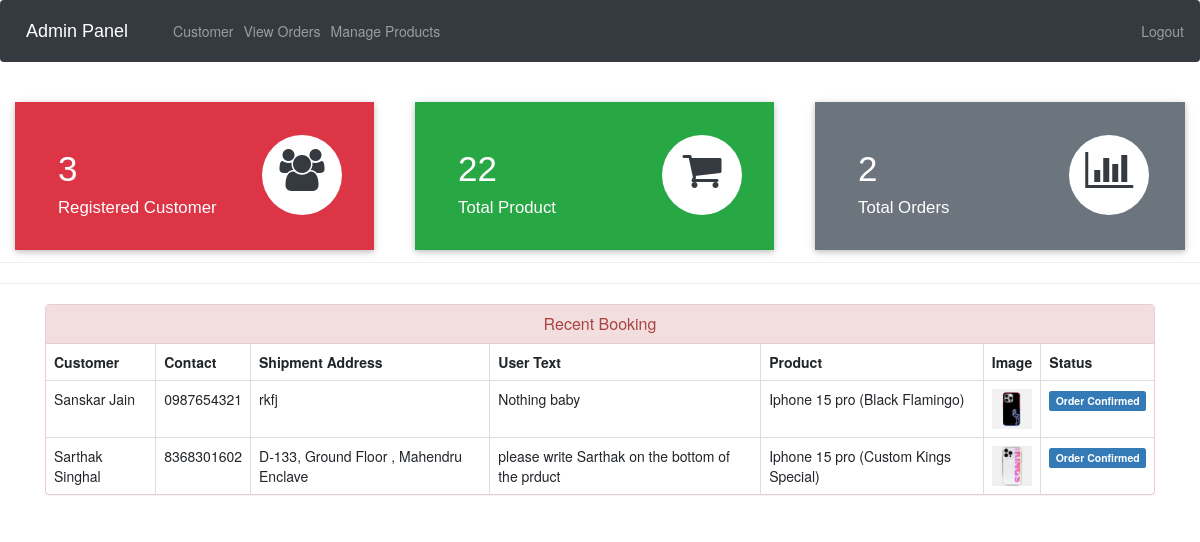
The app's page /admin-dashboard (signed in) with its own data.
### ecom/models.py (models this page shows, shortened)
class Customer(models.Model):
    user=models.OneToOneField(User,on_delete=models.CASCADE)
    profile_pic= models.ImageField(upload_to='profile_pic/CustomerProfilePic/',null=False,blank=True, default = "{% static 'profile_pic/CustomerProfilePic/blank.jpg' %}")
    address = models.CharField(max_length=40)
    Custom_text=models.CharField(max_length=50, null=False, default="Default Text")
    mobile = models.CharField(max_length=20,null=False)
    @property
    def get_name(self):
        return self.user.first_name+" "+self.user.last_name

class Orders(models.Model):
    STATUS =(
        ('Pending','Pending'),
        ('Order Confirmed','Order Confirmed'),
        ('Out for Delivery','Out for Delivery'),
        ('Delivered','Delivered'),
    )
    customer=models.ForeignKey('Customer', on_delete=models.CASCADE,null=True)
    product=models.ForeignKey('Product',on_delete=models.CASCADE,null=True)
    email = models.CharField(max_length=50,null=True)
    address = models.CharField(max_length=500,null=True)
    Custom_text=models.CharField(max_length=100, null=False, default="No customization required")
    mobile = models.CharField(max_length=20,null=True)
    order_date= models.DateField(auto_now_add=True,null=True)
    status=models.CharField(max_length=50,null=True,choices=STATUS)

class Product(models.Model):
    name=models.CharField(max_length=40)
    product_image= models.ImageField(upload_to='product_image/',null=True,blank=True)
    price = models.PositiveIntegerField()
    description=models.CharField(max_length=1000)

### ecom/views.py (the view)
# urls.py: path('admin-dashboard', views.admin_dashboard_view,name='admin-dashboard'),
@login_required(login_url='adminlogin')
def admin_dashboard_view(request):
    customercount=models.Customer.objects.all().count()
    productcount=models.Product.objects.all().count()
    ordercount=models.Orders.objects.all().count()
    orders=models.Orders.objects.all()
    ordered_products=[]
    ordered_bys=[]
    for order in orders:
        ordered_product=models.Product.objects.all().filter(id=order.product.id)
        ordered_by=models.Customer.objects.all().filter(id = order.customer.id)
        ordered_products.append(ordered_product)
        ordered_bys.append(ordered_by)
    mydict={
    'customercount':customercount,
    'productcount':productcount,
    'ordercount':ordercount,
    'data':zip(ordered_products,ordered_bys,orders),
    }
    return render(request,'ecom/admin_dashboard.html',context=mydict)

### templates/ecom/admin_dashboard.html
{% extends 'ecom/admin_base.html' %}
{% load static %}
{% block content %}
<br>
{%include 'ecom/admin_dashboard_cards.html'%}
<br><br><br><br><br>
<hr><hr>
<div class="container" >
    <div class="panel panel-danger" >
      <div class="panel-heading" style="text-align:center;">
        <h6 class="panel-title">Recent Booking</h6>
      </div>
      <table class="table table-hover table-bordered" id="dev-table">
        <thead>
          <tr>
            <th>Customer</th>
            <th>Contact</th>
            <th>Shipment Address</th>
            <th>User Text</th>
            <th>Product</th>
            <th>Image</th>
            <th>Status</th>
          </tr>
        </thead>
        {% for product,customer,order in data %}
        <tr>
          {% for c in customer %}
          <td> {{c.get_name}}</td>
          <td>{{c.mobile}}</td>
          <td>{{order.address}}</td>
          <td>{{order.Custom_text}}</td>
          {% endfor %}
          {% for p in product %}
          <td> {{p.name}}</td>
          <td> <img src="{% static p.product_image.url %}" alt="Profile Pic" height="40px" width="40px" /></td>
          {% if order.status == 'Pending'%}
          <td> <span class="label label-info">{{order.status}}</span></td>
          {% elif order.status == 'Delivered' %}
          <td> <span class="label label-success">{{order.status}}</span></td>
          {% elif order.status == 'Out for Delivery' %}
          <td> <span class="label label-warning">{{order.status}}</span></td>
          {%else%}
            <td> <span class="label label-primary">{{order.status}}</span></td>
          {%endif%}
          {% endfor %}
        </tr>
        {% endfor %}
      </table>
  </div>
</div>
{% endblock content %}

### records on screen
Orders: address "rkfj", Custom_text "Nothing baby", status "Order Confirmed"
Customer: get_name "Sanskar Jain", mobile "0987654321"
Product: name "Iphone 15 pro (Black Flamingo)", product_image (picture)
Orders: address "D-133, Ground Floor , Mahendru Enclave", Custom_text "please write Sarthak on the bottom of the prduct", status "Order Confirmed"
Customer: get_name "Sarthak Singhal", mobile "8368301602"
Product: name "Iphone 15 pro (Custom Kings Special)", product_image (picture)

### other values on screen
{{ customercount }} "3"
{{ productcount }} "22"
{{ ordercount }} "2"
